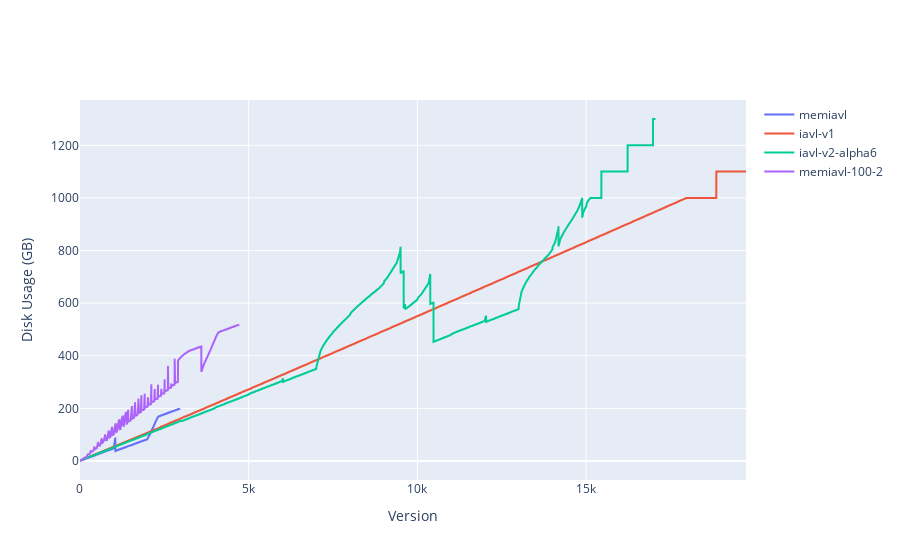

Write notebook code for a chart like this one.
### Code cell
plot_disk_usage(mixed_large, ["memiavl", "iavl-v1", "iavl-v2-alpha6", "memiavl-100-2"])

### Figure 1 — Plotly figure (JSON) as saved in the notebook; plotly's stock layout.template omitted (floating-point values rounded to 4 significant figures; data arrays with more than 128 entries replaced by an {"elided": "..."} marker saying what was removed)
{"data": [{"mode": "lines", "name": "memiavl", "x": {"elided": "2969 int values"}, "y": {"elided": "2969 float values"}, "type": "scatter"}, {"mode": "lines", "name": "iavl-v1", "x": {"elided": "19736 int values"}, "y": {"elided": "19736 float values"}, "type": "scatter"}, {"mode": "lines", "name": "iavl-v2-alpha6", "x": {"elided": "17053 int values"}, "y": {"elided": "17053 float values"}, "type": "scatter"}, {"mode": "lines", "name": "memiavl-100-2", "x": {"elided": "4722 int values"}, "y": {"elided": "4722 float values"}, "type": "scatter"}], "layout": {"xaxis": {"title": {"text": "Version"}}, "yaxis": {"title": {"text": "Disk Usage (GB)"}}, "hovermode": "x unified"}}
